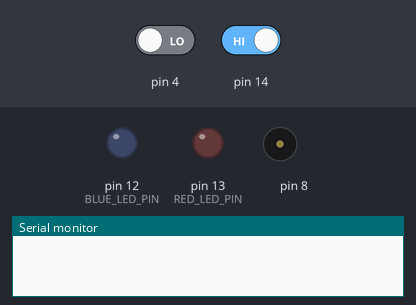
Bench run of a sketch on a simulated Arduino Uno, built with avr-gcc and run on an emulated ATmega328P. Parts: output pins drawn as LEDs (lit = HIGH), buzzer (waves = sounding), the last lines printed to the serial monitor. Inputs (shaded band) come from the test bench; at power-on: pin 4 LOW, pin 14 HIGH.

Above: at 1.2 s.
1.3 s: pin 4 driven HIGH
At 2.4 s:
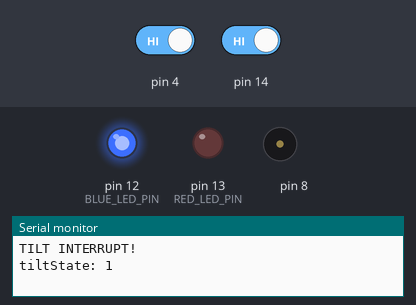
2.8 s: pin 14 driven LOW
At 3.5 s:
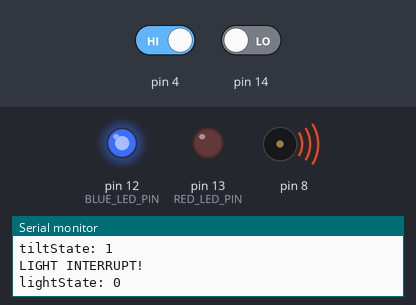
4.3 s: pin 4 driven LOW
At 4.6 s:
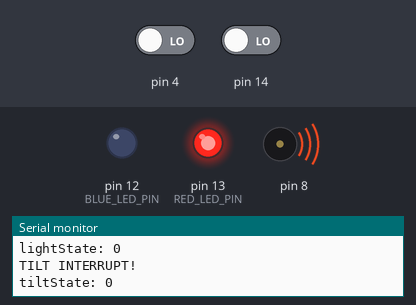
5.8 s: pin 14 driven HIGH
At 7.0 s:
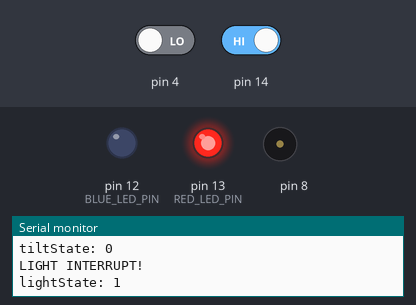
Timing chart, 0 to 8.3 s (numbered marks = the images above; inputs shaded):
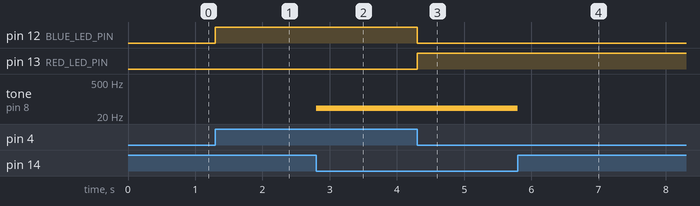

Measured:
- after the input at 1.3 s, pin 12 (BLUE_LED_PIN): LOW → HIGH at once
- after the input at 2.8 s, tone on pin 8: silent → 42 Hz at once
- after the input at 4.3 s, pin 12 (BLUE_LED_PIN): HIGH → LOW at once; pin 13 (RED_LED_PIN): LOW → HIGH at once
- after the input at 5.8 s, tone on pin 8: 42 Hz → silent at once

The sketch:

Task1.3C.ino
```cpp
// Define constant read-only variables for button and led pins
const uint8_t RED_LED_PIN = 13;
const uint8_t BLUE_LED_PIN = 12;

// Init volatile states - will change
volatile bool tiltState = 0;
volatile bool lightState = 0;

// Run on startup - assign outputs, interrupt and serial connection
void setup() {
  DDRB |= 0b00110000;  // assign led pins 12 and 13 to output;
  PCICR |= 0b00000100;  // enable pin change interrupt for Port D
  PCMSK2 |= 0b00010000;  // enable interrupt for pin 4
  PCICR |= 0b00000010; // enable port change interrupt for Port C - analogue pins
  PCMSK1 |= 0b00000001;  // enable interupt on pin A0
  Serial.begin(9600);  //establish serial connection with standard baud rate
}

void loop() {
  // Empty
}

// Interrupt service routine watching port D
ISR(PCINT2_vect) {
  Serial.println("TILT INTERRUPT!");
  // Get and print tiltState
  tiltState = PIND & 0b00010000;  // byte code for digitalRead(4)
  Serial.print("tiltState: ");
  Serial.println(tiltState);
  // Set red and blue leds based on tiltState
  digitalWrite(RED_LED_PIN, !tiltState);
  digitalWrite(BLUE_LED_PIN, tiltState);
}

ISR(PCINT1_vect) {
  Serial.println("LIGHT INTERRUPT!");
  // Get and print lightState
  lightState = PINC & 0b00000001;  // digital read of lightState - faster?
  Serial.print("lightState: ");
  Serial.println(lightState);
  // Play a tone when NO light is detected
  if (lightState == 0) {
    tone(8, 42);
  }
  else {
    noTone(8);
  }
}
```
